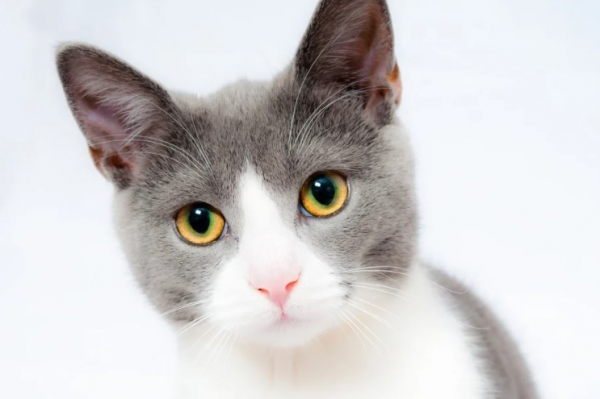
#> input picture 실습/OpenCV/img/cat.jpg, 600 x 399 px
$ jupyter execute '01.OpenCV 기초 다루기.ipynb'
#> lines starting #> are read from the running program, lines starting #| are printed output that depends on the picture
## 이미지 불러오기

### 기본

[cell 1]
import cv2

[cell 2]
img_path = "./img/cat.jpg"
img = cv2.imread(img_path)
#> img is the input picture: shape (399, 600, 3); mean B, G, R 205.8, 205.4, 207.6

h, w, _ = img.shape
#> h = 399; w = 600

print("이미지 타입 : ", type(img))
#| 이미지 타입 :  <class 'numpy.ndarray'>
print(f"이미지 높이 {h}, 이미지 넓이 {w}")
#| 이미지 높이 399, 이미지 넓이 600

[cell 3]
cv2.imshow("image show", img)
cv2.waitKey(0)

### 흑백 전환 및 여러 파일 압축

[cell 4]
import numpy as np

[cell 5]
# 이미지 경로
x = cv2.imread("./img/cat.jpg", 0)  # 흑백 이미지
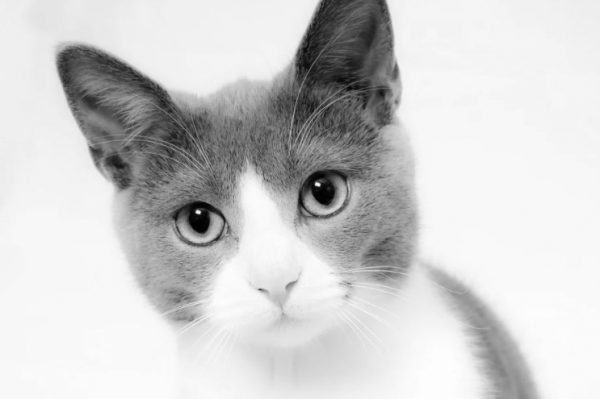
#> x: shape (399, 600); min 0, max 254, mean 206.1
y = cv2.imread("./img/cat.jpg", 1)  # 컬러 이미지

# 여러개 파일 save .npz
np.savez("./image.npz", array1=x, array2=y)

# 압축 방법
np.savez_compressed("./image_compressed.npz", array1=x, array2=y)

# npz 데이터 로드
data = np.load("./image_compressed.npz")

result1 = data['array1']
result2 = data['array2']

[cell 6]
cv2.imshow("result01", result1)
cv2.waitKey(0)

### 이미지 리사이즈

[cell 7]
def image_show(image):
    cv2.imshow("show", image)
    cv2.waitKey(0)

image_path = "./img/cat.jpg"

# 이미지 읽기
image = cv2.imread(image_path)

# 이미지 크롭 [시작 : 끝 : 단계]
image_crop = image[50:350, 100:400] #[y축, x축]
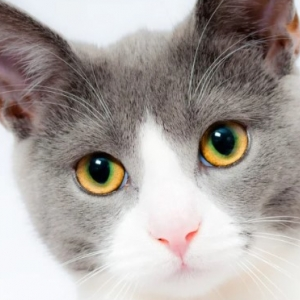
#> image_crop: shape (300, 300, 3); mean B, G, R 159.1, 162.8, 170.3

# 저장코드 추가 png 파일 저장
image_show(image_crop)

## 이미지 blur 효과

[cell 8]
def imshow(image):
    cv2.imshow("show", image)
    cv2.waitKey(0)


image_path = "./img/cat.jpg"

# 이미지 읽기
image = cv2.imread(image_path)

# 이미지 블러
image_blury = cv2.blur(image, (7, 7))
imshow(image_blury)

$ run again, with 실습/OpenCV/img/Billiards.png saved as 실습/OpenCV/img/cat.jpg
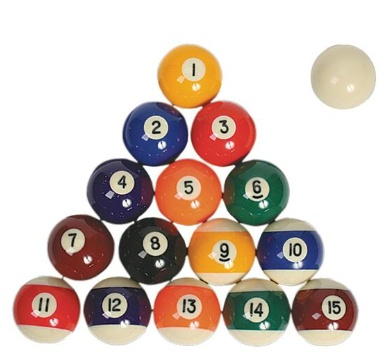
#> input picture 실습/OpenCV/img/Billiards.png, 388 x 359 px
#> img is the input picture: shape (359, 388, 3); mean B, G, R 189, 196.9, 211.2
#| 이미지 타입 :  <class 'numpy.ndarray'>
#| 이미지 높이 359, 이미지 넓이 388
#> `image_crop = image[50:350, 100:400]`:
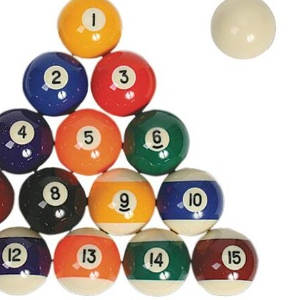
#> image_crop: shape (300, 288, 3); mean B, G, R 164.8, 176.7, 194.4
#> `image_blury = cv2.blur(image, (7, 7))`:
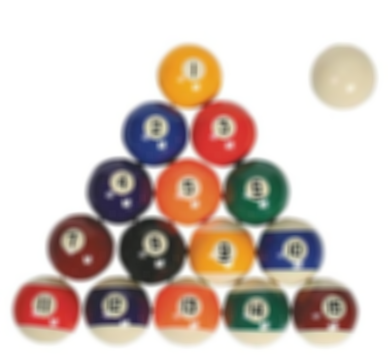
#> image_blury: shape (359, 388, 3); mean B, G, R 189, 196.9, 211.2
